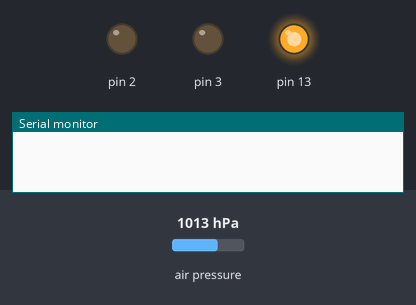
Simulated run of this sketch. Board: Arduino Uno, built with avr-gcc and run on an emulated ATmega328P. On the bench: output pins drawn as LEDs (lit = HIGH), the last lines printed to the serial monitor. The inputs (shaded band) are chosen by the test bench; at power-on: air pressure 1013 hPa. EEPROM starts erased.

Above: at 0.1 s.
At 16.2 s:
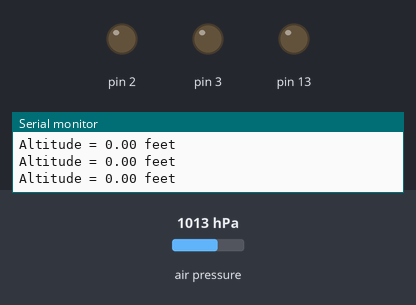
16.3 s: air pressure set to 1015 hPa
At 17.3 s:
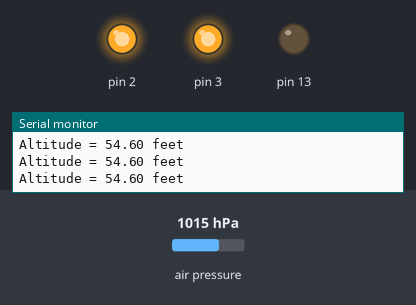
17.9 s: air pressure set to 952 hPa
Timing chart, 0 to 20.9 s (numbered marks = the images above; inputs shaded):
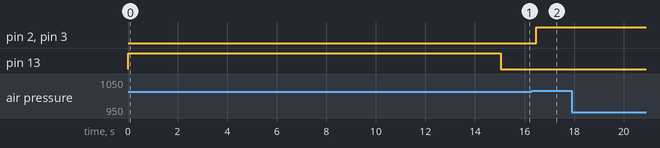

Measured:
- the behaviour switches between 1013 and 1014 hPa on air pressure (found by bisection; images 1 and 2)
- after the input at 16.3 s, pin 2: LOW → HIGH after 0.16 s; pin 3: LOW → HIGH after 0.17 s

The sketch:

recoveryAltimeterNoDisplay.ino
```cpp
//////////////////////////////////////////////////////////////////////////////////////////////////////////////////////////////////////////
////////////////////////////////////////  ATmega328 microcontroller program  for altimeter based ////////////////////////////////////////
////////////////////////////////////////  dual recovery amateur rocket                          ////////////////////////////////////////
////////////////////////////////////////  by Lawrence E Stewart   February, 2012               ////////////////////////////////////////


//////////////////////////////////////////////////////////////////////////////////////////////////////////////////////////////////////////
///////////////////////////////////////////  Header Files  //////////////////////////////////////////////////////////////////////////////
#include <Wire.h>        // communicate with sensor over I2C protocol
#include <BMP085.h>      //  Bosch pressue & temperature sensor driver
#include <EEPROM.h>      //  eeprom memory library access to save values

////////////////////////////////////////////////////////////////////////////////////////////////////////////////////////////////////////
/////////////////////////////////////////  Global variable declaration  ///////////////////////////////////////////////////////////////
BMP085 bmp;
float alt;
float maxaltitude;
float minaltitude;
float initialalt;
float chuteAltitude = 15.0;
float apogeeDelta = 3.0;
int loopRate = 200;                      //    main loop speed in milliseconds
int apogeeAddress = 10;                  //  eeprom address of max altitude data storage
boolean apogee = false;


////////////////////////////////////////////////////////////////////////////////////////////////////////////////////////////////////
/////////////////////////////////  Initialization code to run once ////////////////////////////////////////////////////////////////
void setup()   {
  Serial.begin(9600);
  bmp.begin();
  pinMode(2, OUTPUT);
  pinMode(3, OUTPUT);
  pinMode(13, OUTPUT);
  digitalWrite(13, HIGH);

  alt = getAltitude();                              // get the current altitude from the sensor
  initialalt = alt;
  alt = alt - initialalt;                                  // set to zero initial altitude
  alt = alt * 3.281;                                      // convert to feet
  maxaltitude = alt;                                      // initialize max and min readings to current altitude
  minaltitude = alt;
//////////////////////////////////  SERIAL OUTPUT OF PREVIOUS STORED MAXIMUM VALUE/////////////////////////////////////
  delay(15000);                                          //  delay 15 sec to get serial communications setup on computer
  int recordedApogee = EEPROMReadInt(apogeeAddress);      // read last recorded apogee
  Serial.print(recordedApogee);
  Serial.println();
  digitalWrite(13, LOW);                                  // turn off onboard LED to signal setup function complete
}

//////////////////////////////////////////////////////////////////////////////////////////////////////////////////////////
////////////////////////////////////////  MAIN SENSOR LOOP   //////////////////////////////////////////////////////////////
//////////////////////////////////////////////////////////////////////////////////////////////////////////////////////////
void loop()
{
  float CurrentAltitude = getAltitude();                                          // get the current altitude from the sensor
  CurrentAltitude = CurrentAltitude - initialalt;                                // makes this a differential altimeter
  CurrentAltitude = CurrentAltitude * 3.281;                                    // convert to feet

  if (maxaltitude < CurrentAltitude){maxaltitude = CurrentAltitude;}            // check for and store a new maximum or minimum
  if (minaltitude > CurrentAltitude){minaltitude = CurrentAltitude;}


  if ( (CurrentAltitude<(maxaltitude - apogeeDelta)) && apogee == false){            //  Detect apogee
    digitalWrite(2, HIGH);                                                          //  trigger apogee channel
    apogee = true;
    int IntApogee;                                                                   //  Save apogee reading to EEPROM for later access
    IntApogee = int(maxaltitude);
    EEPROMWriteInt(10, IntApogee);
  }

  if (apogee && (CurrentAltitude < chuteAltitude)){digitalWrite(3, HIGH);}            //  trigger main chute channel


  Serial.print("Altitude = ");              // debugging and testing code
  Serial.print(maxaltitude - minaltitude);  //////////////////////////////
  Serial.println(" feet");                  /////////////////////////////

  delay (loopRate);                        //  CONTROL SSENSOR READ RATE ///

}

//////////////////////////////////////////////////////////////////////////////////////////////////////////////////////////////
//////////////////////////////  EEPROM ACCESS FUNCTIONS  ////////////////////////////////////////////////////////////////////

//This function will write a 2 byte integer to the eeprom at the specified address and address + 1
void EEPROMWriteInt(int p_address, int p_value)
	{
	byte lowByte = ((p_value >> 0) & 0xFF);
	byte highByte = ((p_value >> 8) & 0xFF);

	EEPROM.write(p_address, lowByte);
	EEPROM.write(p_address + 1, highByte);
	}

//This function will read a 2 byte integer from the eeprom at the specified address and address + 1
unsigned int EEPROMReadInt(int p_address)
	{
	byte lowByte = EEPROM.read(p_address);
	byte highByte = EEPROM.read(p_address + 1);

	return ((lowByte << 0) & 0xFF) + ((highByte << 8) & 0xFF00);
	}

/////////////////////////////////////////////////////////////////////////////////////////////////////////////////////////////////////
////////////////////////////////    SENSOR READ and AVERAGING FUNCTION  /////////////////////////////////////////////////////////////
float getAltitude(){
  int i;
  float bmpResult = 0.0;
  for (i = 0; i < 5; i++){
    bmpResult = bmpResult + bmp.readAltitude();
    delay(5);
  }
  bmpResult = bmpResult / 5.0;
  return bmpResult;
}


/////////////////////////////////////////////////////////////////////////////////////////////////////////////////////////////////////
/////////////////////////////////////////////  END PROGRAM  /////////////////////////////////////////////////////////////////////////
```
